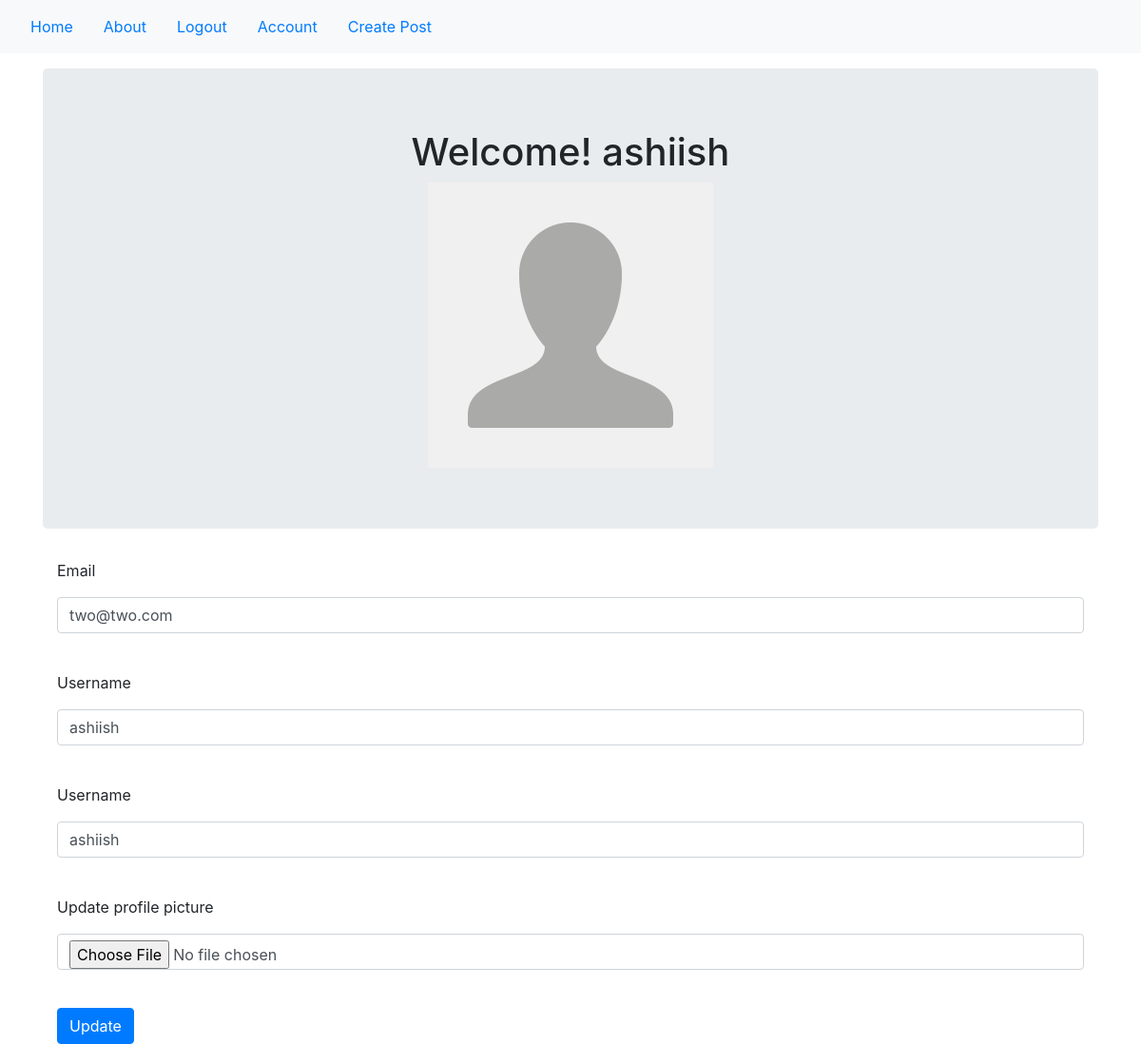
/account (signed in), run on the app's committed database.
### newsfeed/models.py (models this page shows, shortened)
class User(db.Model, UserMixin):
    __tablename__ = 'users'
    id = db.Column(db.Integer, primary_key=True)
    profile_image = db.Column(db.String(64), nullable=False, default='default_profile.png')
    email = db.Column(db.String(64), unique=True, index=True)
    username = db.Column(db.String(64), unique=True, index=True)
    password_hash = db.Column(db.String(128))
    posts = db.relationship('News', backref='author', lazy=True)

### newsfeed/users/views.py (the view)
@users.route('/account', methods=['GET','POST'])
@login_required
def account():
    form = UpdateUserForm()
    if form.validate_on_submit():
        if form.picture.data:
            username = current_user.username
            pic = add_profile_pic(form.picture.data, username)
            current_user.profile_image = pic
        current_user.username = form.username.data
        current_user.email = form.email.data
        db.session.commit()
        flash('User Account Updated!')
        return redirect(url_for('users.account'))
    elif request.method == 'GET':
        form.username.data = current_user.username
        form.email.data = current_user.email
    profile_image= url_for('static', filename = 'profile_pics/'+ current_user.profile_image)
    return render_template('account.html', profile_image=profile_image, form=form)

### newsfeed/users/forms.py (shortened to what this page needs)
class UpdateUserForm(FlaskForm):
    email = StringField('Email', validators=[DataRequired(), Email()])
    username = StringField('Username', validators=[DataRequired()])
    picture = FileField('Update profile picture', validators=[FileAllowed(['jpg','png'])])
    submit = SubmitField('Update')

### newsfeed/models.py (called while the page is built)
@login_manager.user_loader
def load_user(user_id):
    return User.query.get(user_id)

### newsfeed/templates/account.html (shortened to what this page needs)
{% extends "base.html" %}
{% block content %}
<div class="jumbotron">
    <div align="center">
        <h1> Welcome! {{ current_user.username }} </h1>
        <img align="center" src="{{ url_for('static', filename='profile_pics/'+ current_user.profile_image) }}">
    </div>
</div>
<div class="container">
<form method="POST" action="" enctype="multipart/form-data">
    <div class="form-group">
       {{ form.email.label(class='form-group') }} {{ form.email(class='form-control') }} <br>
    </div>
     <div class="form-group">
       {{ form.username.label(class='form-group') }} {{ form.username(class='form-control') }} <br>
    </div>
     <div class="form-group">
        {{ form.username.label(class='form-group') }} {{ form.username(class='form-control') }} <br>
    </div>
     <div class="form-group">
        {{ form.picture.label(class='form-group') }} {{ form.picture(class='form-control') }} <br>
    </div>
    <div class="form-grout">
        {{ form.submit(class='btn btn-primary') }}
    </div>
</form>
</div>
{% endblock %}

### data on the page
User: username "ashiish", profile_image (placeholder picture), email "two@two.com"
